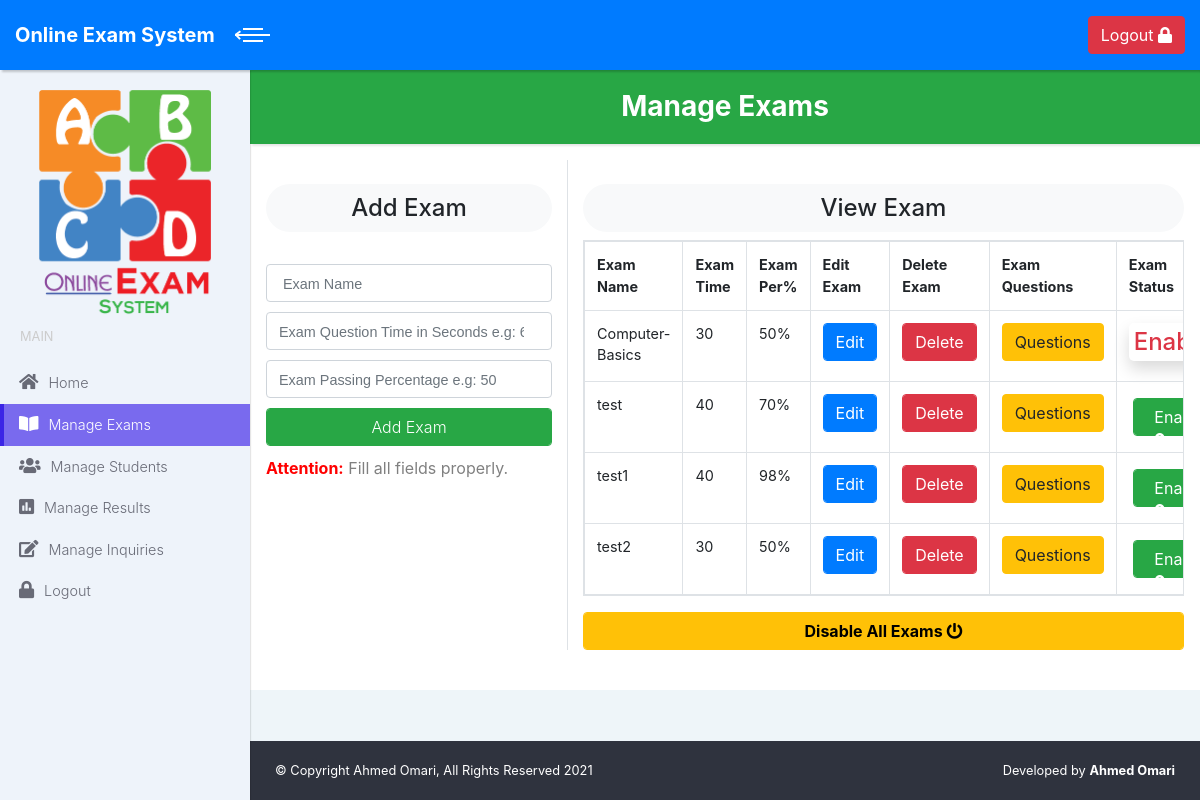
The app's page /admin/exam.php (signed in) with its own data.
### tables this page shows
CREATE TABLE `exam_category` (
  `id` int(12) NOT NULL,
  `category` varchar(50) NOT NULL,
  `exam_time_in_seconds` char(2) NOT NULL,
  `exam_per` varchar(2) NOT NULL
);

### admin/exam.php (the view, shortened to what this page needs)
<?php
require("../dbConnection.php");
?>
<!DOCTYPE html>
<html>
  <head>
    <link rel="stylesheet" href="../assets/vendor/bootstrap/css/bootstrap.min.css">
    <link rel="stylesheet" href="../assets/vendor/font-awesome/css/font-awesome.min.css">
    <link rel="stylesheet" href="../assets/css/fontastic.css">
    <link rel="stylesheet" href="../assets/css/style.default.css" id="theme-stylesheet">
    <link rel="stylesheet" href="../assets/css/custom.css">
    <link rel="stylesheet" href="../assets/css/bootstrap.min.css">
    <link rel="stylesheet" href="../assets/css/all.min.css">
	  <link href="../style.css" rel="stylesheet">
  </head>
  <body id="myBody" onload="my()">
    <div class="page ">
      <header class="header ">
        <nav class="navbar bg-primary">
          <div class="container-fluid ">
            <div class="navbar-holder d-flex align-items-center  justify-content-between">
              <div class="navbar-header">
                <a href="home.php" class="navbar-brand d-none d-sm-inline-block">
                  <div class="brand-text d-none d-lg-inline-block"><strong>Online Exam System</strong></div>
                  <div class="brand-text d-none d-sm-inline-block d-lg-none"><strong>OES</strong></div></a>
                <a id="toggle-btn" href="#" class="menu-btn active"><span></span><span></span><span></span></a>
              </div>
              <ul class="nav-menu list-unstyled d-flex flex-md-row align-items-md-center">
              <i class="bg-primary fa fa-sign-out"> </i>
            <a href="logout.php" class="btn btn-danger  btn-md"> Logout <span class="fa fa-lock"> </span> </a>
			</ul>
            </div>
          </div>
        </nav>
      </header>
      <div class="page-content d-flex align-items-stretch">
        <nav class="side-navbar" style="background:#eef3fa;">
      <center >  <img src="../logo.png" alt="..." class="img-fluid  p-1  mt-3 " width="180" ></center>
          <span class="heading">Main</span>
          <ul class="list-unstyled" >
            <li><a href="home.php"> <i class="fa fa-home"></i>Home </a></li>
			  <li class="active"><a href="exam.php"> <i class="fa fa-book-open"></i>Manage Exams </a></li>
			  <li><a href="students.php"> <i class="fa fa-users"></i>Manage Students </a></li>
			  <li><a href="results.php"> <i class="fa fa-poll"></i>Manage Results </a></li>
			  <li><a href="contact.php"> <i class="fa fa-edit"></i>Manage Inquiries </a></li>
			  <li><a href="logout.php"> <i class="fa fa-lock"></i>Logout </a></li>
        </nav>
        <div class="content-inner">
          <header class="page-header bg-success">
              <h3 class="no-margin-bottom text-white text-center"><b>Manage Exams </b> </h3>
          </header>
          <section class="dashboard-header container-fluid p-3 m-0"  style="background: white;">
		<div class="row"  >
		<div class="col-xs-4 col-sm-4 col-md-4 col-lg-4 "  >   <br>
		<h4 class="text-center bg-light " style="  padding:10px; border-radius:25px;"> Add Exam </h4>
	<form name="form1"  method="POST">
		<br>
		<input type="text" placeholder=" Exam Name" class="form-control" name="examname"/>
		<input type="number" min="1" placeholder="Exam Question Time in Seconds e.g: 60" class="form-control" name="examtime"/>
		<input type="number" min="1" placeholder="Exam Passing Percentage e.g: 50" class="form-control" name="examper"/>
		<input type="submit" class="btn btn-success form-control" value="Add Exam" name="submit1" style="margin-bottom:10px;"/>
		<span style="color: gray;"><b style="color: red;"> Attention:</b> Fill all fields properly. </span>
	</form>
	  </div>  <br>
	<div class="col-xs-8 col-sm-8 col-md-8 col-lg-8 border-left"   >
	<br>
	<h4 class="text-center bg-light " style="  padding:10px; border-radius:25px;"> View Exam</h4>
		<table class="table       table-bordered table-responsive ">
<tr> 	 <th> Exam Name </th>  <th> Exam Time </th>  <th> Exam Per%</th> 		<th> Edit Exam </th> <th> Delete Exam </th> <th> Exam Questions </th>  <th> Exam <br> Status </th> </tr>
	<?php
		$res = mysqli_query($conn, "select *from exam_category");
		while ($row=mysqli_fetch_array($res)) {
				$exam=$row['category'];
				$duration=$row['exam_time_in_seconds'];
				$persontage=$row["exam_per"];
			?>
				<tr><td> <?php echo $exam ?> </td> <td> <?php echo $duration ?></td>  <td> <?php echo $persontage."%" ?></td>
				<td> <a href="editExam.php?id=<?php echo $row['id'] ?>" class="btn btn-primary form-control"> Edit </a> </td>
				<td><a href="exam.php?del=<?php echo $exam?>"class="btn btn-danger form-control" onclick="return confirm('Are you sure to Delete ? <?php echo $exam;?> ')">Delete  </a></td>
				<td><a href="questions.php?id=<?php echo $row['id']?>" class="btn btn-warning  "> Questions    </a></td>
			<?php
			if(urlencode($exam==$_SESSION['testName'])){
			?>
			<td class="col-xs-12 col-sm-12 col-md-12 col-lg-12 "><h4 class="text-center text-danger shadow  "  style="border-radius:5px; padding: 5px;"> Enabled </h4> </td>
			<?php
			}
			else{ ?>
			 <td class="col-xs-12 col-sm-12 col-md-12 col-lg-12  p-3  " >
			 <a href="status.php?stat=<?php echo urlencode($exam); ?>" class="btn btn-success form-control" onclick="return confirm('Are you sure to enable the exam ? <?php ?>' )">
			 Enable <i class="fa fa-unlock" >
			 </i>  &nbsp;&nbsp;&nbsp;&nbsp;&nbsp;&nbsp;&nbsp;&nbsp;</a> </td>
			<?php
			}
			?>
			<?php
		}
			?>
	</table>
	<a href="status.php?disable=<?php echo 'NULL'?>" class="btn btn-warning form-control"style="font-size: 1em; font-weight: bold; color:black;;" onclick="return confirm('Are you sure to Disable All Exams ?' )"> Disable All Exams <i class="fa fa-power-off" aria-hidden="true"></i>  </a>
	</div>
	</div>
	<br>
          </section>
          <footer class="main-footer">
            <div class="container-fluid">
              <div class="row">
                <div class="col-sm-6">
                  <p>© Copyright Ahmed Omari, All Rights Reserved 2021</p>
                </div>
                <div class="col-sm-6 text-right">
                  <p>Developed by <a href="#" class="external"><b>Ahmed Omari</b></a></p>
                </div>
              </div>
            </div>
          </footer>
        </div>
      </div>
    </div>
  </body>
</html>

### style.css (style rules this page uses)
input { margin-bottom: 10px; }

### records on screen
exam_category: category "Computer-Basics", exam_time_in_seconds "30", exam_per "50", shows "Enabled"
exam_category: category "test", exam_time_in_seconds "40", exam_per "70"
exam_category: category "test1", exam_time_in_seconds "40", exam_per "98"
exam_category: category "test2", exam_time_in_seconds "30", exam_per "50"
